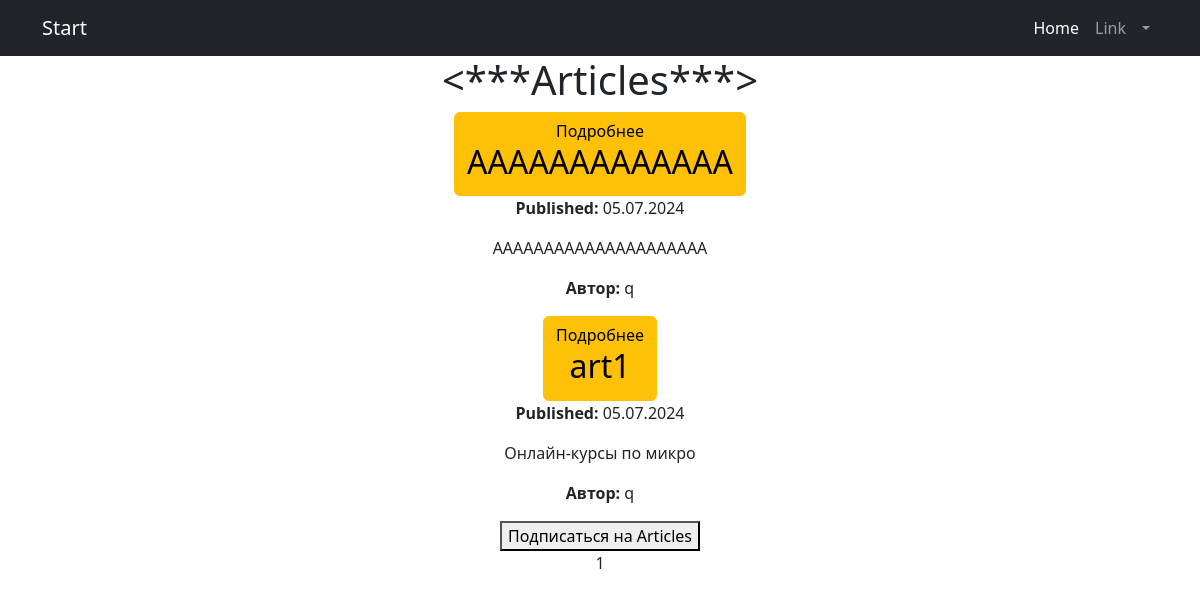
Page /articles/ (signed in) on the earlier database version.
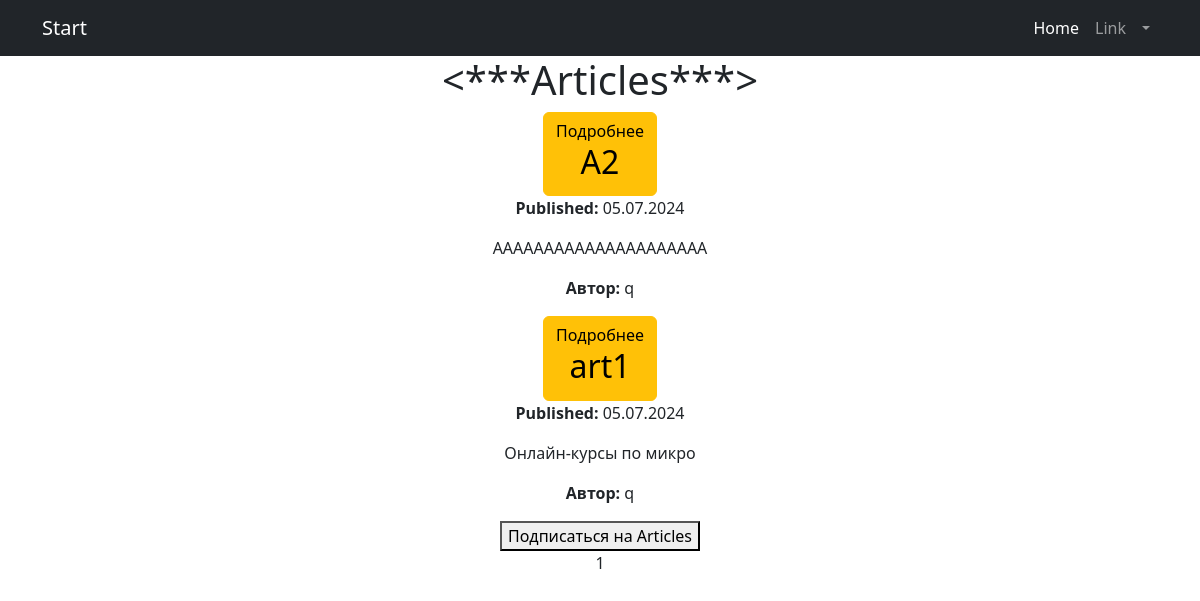
Same page on the later database version.
### news/models.py (models this page shows, shortened)
class Post(models.Model):
    author = models.ForeignKey('Author', on_delete=models.CASCADE)
    POST_TYPES = (
        ('article', 'Article'),
        ('news', 'News'),
    )
    post_type = models.CharField(max_length=10, choices=POST_TYPES)
    created_at = models.DateTimeField(auto_now_add=True)
    categories = models.ManyToManyField('Category', through='PostCategory')
    title = models.CharField(max_length=255)
    content = models.TextField()
    rating = models.IntegerField(default=0)
    authorname = models.CharField(max_length=255)
    category = models.ForeignKey('Category', on_delete=models.CASCADE, related_name='post_related')

class Author(models.Model):
    user = models.OneToOneField(User, on_delete=models.CASCADE)
    rating = models.IntegerField(default=0)
    def __str__(self):
        return self.user.username

### news/views.py (the view)
# urls.py: path('articles/', views.ArticlesListView.as_view(), name='articles_list'),
class ArticlesListView(LoginRequiredMixin, ListView):
    model = Post
    template_name = 'articles_list.html'
    queryset = Post.objects.filter(post_type='article').order_by('-created_at')
    context_object_name = 'posts'
    paginate_by = 10
    def get_context_data(self, **kwargs):
        context = super().get_context_data(**kwargs)
        context['filter'] = PostFilter(self.request.GET, queryset=self.get_queryset())
        return context

### news/templatetags/censor.py (called while the page is built)
@register.filter(name='censor')
def censor(value):
    banned_words = ['badword', 'badword1', 'badword2']
    for word in banned_words:
        if isinstance(word, str):
            value = value.replace(word[1:], '*' * len(word[1:]))
    return value

### my_portal/templates/articles_list.html (shortened to what this page needs)
{% extends 'flatpages/default.html' %}
{% load censor %}
{% block content %}
<h1><***Articles***></h1>
{% for post in posts %}
<a href="{% url 'articles_full_detail' id=post.id %}" class="btn btn-warning">Подробнее
    <h2>{{ post.title|censor }}</h2>
</a>
<p><strong>Published:</strong> {{ post.created_at|date:"d.m.Y" }}</p>
<p>{{ post.content|slice:":21"|censor }}</p>
<p><strong>Автор:</strong> {{ post.author }}</p>
{% endfor %}
<form method="post" action="{% url 'subscribe_articles' %}">
    <button type="submit">Подписаться на Articles</button>
</form>
{{ page_obj.number }}
{% endblock content %}

Differences in the rows shown:
removed Post: title|censor "AAAAAAAAAAAAA", created_at "05.07.2024", content|censor "AAAAAAAAAAAAAAAAAAAAA", author "q"
added Post: title|censor "A2", created_at "05.07.2024", content|censor "AAAAAAAAAAAAAAAAAAAAA", author "q"
